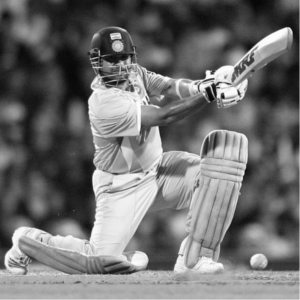
//> input picture src/lab/codes/test.png, 300 x 300 px
$ ./im_fourier 3 test.png out.png out.png 3 3 3   (built with g++ and OpenCV 4)
//> lines starting //> are read from the running program, lines starting //| are printed output that depends on the picture
#include<iostream>
#include<algorithm>
//#include "stdafx.h"
#include <opencv/cxcore.h>
#include<opencv/cv.h>
#include<opencv/highgui.h>

#define PI 3.1428571
#define MAXI 999999999

// Rearrange the quadrants of Fourier image so that the origin is at
// the image center
// src & dst arrays of equal size & type
// [46 lines left out: function cvShiftDFT, not called in this run]

int main(int argc, char ** argv)
{
	if(atoi(argv[1])==1)
	{
		IplImage * im;
		IplImage * im1;
		IplImage * realInput;
		IplImage * imaginaryInput;
		IplImage * complexInput;

		int dft_M, dft_N;
		CvMat* dft_A, tmp;
		IplImage * image_Re;
		IplImage * image_Im;
		IplImage * image_Re2;
		IplImage * image_Im2;
		double m, M;

		im1 = cvLoadImage( argv[2],0 );
		im = cvLoadImage( argv[2], CV_LOAD_IMAGE_GRAYSCALE );
		if( !im )
			return -1;

		realInput = cvCreateImage( cvGetSize(im), IPL_DEPTH_64F, 1);
		imaginaryInput = cvCreateImage( cvGetSize(im), IPL_DEPTH_64F, 1);
		complexInput = cvCreateImage( cvGetSize(im), IPL_DEPTH_64F, 2);

		cvScale(im, realInput, 1.0, 0.0);
		cvZero(imaginaryInput);
		cvMerge(realInput, imaginaryInput, NULL, NULL, complexInput);

		dft_M = cvGetOptimalDFTSize( im->height - 1 );
		dft_N = cvGetOptimalDFTSize( im->width - 1 );

		dft_A = cvCreateMat( dft_M, dft_N, CV_64FC2 );
		image_Re = cvCreateImage( cvSize(dft_N, dft_M), IPL_DEPTH_64F, 1);
		image_Im = cvCreateImage( cvSize(dft_N, dft_M), IPL_DEPTH_64F, 1);
		image_Re2 = cvCreateImage( cvSize(dft_N, dft_M), IPL_DEPTH_64F, 1);
		image_Im2 = cvCreateImage( cvSize(dft_N, dft_M), IPL_DEPTH_64F, 1);

		// copy A to dft_A and pad dft_A with zeros
		cvGetSubRect( dft_A, &tmp, cvRect(0,0, im->width, im->height));
		cvCopy( complexInput, &tmp, NULL );
		if( dft_A->cols > im->width )
		{
			cvGetSubRect( dft_A, &tmp, cvRect(im->width,0, dft_A->cols -
						im->width, im->height));
			cvZero( &tmp );
		}


		cvDFT( dft_A, dft_A, CV_DXT_FORWARD, complexInput->height );

		// Split Fourier in real and imaginary parts
		cvSplit( dft_A, image_Re, image_Im, 0, 0 );
		cvCopyImage(image_Re,image_Re2);
		cvCopyImage(image_Im,image_Im2);

		// Compute the magnitude of the spectrum Mag = sqrt(Re^2 + Im^2)
		cvPow( image_Re, image_Re, 2.0);
		cvPow( image_Im, image_Im, 2.0);
		cvAdd( image_Re, image_Im, image_Re, NULL);
		cvPow( image_Re, image_Re, 0.5 );

		// compute the phase of the spectrum Phase = atan(Re/Im)
		int r=cvGetSize(image_Re).height;
		int c=cvGetSize(image_Re).width;
		CvScalar s1,s2;
		for (int i=0;i<r;i++)
		{
			for (int j=0;j<c;j++)
			{
				s1=cvGet2D(image_Re2,i,j);
				s2=cvGet2D(image_Im2,i,j);
				s1.val[0]=atan((s2.val[0]/s1.val[0]));
				cvSet2D(image_Re2,i,j,s1);
			}
		}

		// Compute log(1 + Mag)
		cvAddS( image_Re, cvScalarAll(1.0), image_Re, NULL ); // 1 + Mag
		cvLog( image_Re, image_Re ); // log(1 + Mag)

		// Rearrange the quadrants of Fourier image so that the origin is at
		// the image center
		cvShiftDFT( image_Re, image_Re );

		cvMinMaxLoc(image_Re, &m, &M, NULL, NULL, NULL);
		cvScale(image_Re, image_Re, 1.0/(M-m), 1.0*(-m)/(M-m));

		IplImage *image_Re1 = cvCreateImage( cvGetSize(image_Re), IPL_DEPTH_8U, 1);
		CvPoint minLoc, maxLoc;
		double minVal = 0, maxVal = 0;
		cvMinMaxLoc(image_Re, &minVal, &maxVal, &minLoc, &maxLoc, 0);
		cvCvtScaleAbs(image_Re,image_Re1,255.0*(maxVal-minVal),0);
		cvSaveImage(argv[3],image_Re1);
		//cvNamedWindow("magnitude",0);
		//cvShowImage("magnitude",image_Re1);

		cvMinMaxLoc(image_Re2, &m, &M, NULL, NULL, NULL);
		cvScale(image_Re2, image_Re2, 1.0/(M-m), 1.0*(-m)/(M-m));

		minVal = 0, maxVal = 0;
		cvMinMaxLoc(image_Re2, &minVal, &maxVal, &minLoc, &maxLoc, 0);
		cvCvtScaleAbs(image_Re2,image_Re1,255.0*(maxVal-minVal),0);
		cvSaveImage(argv[4],image_Re1);
		//cvNamedWindow("phase",0);
		//cvShowImage("phase",image_Re1);

		//FOR INVERSE*******
		cvDFT( dft_A, dft_A, CV_DXT_INVERSE_SCALE, dft_N);//complexInput->height );
		cvScale(dft_A,dft_A,0.001);

		// Split Fourier in real and imaginary parts
		cvSplit( dft_A, image_Re, image_Im, 0, 0 );

		// Compute the magnitude of the spectrum Mag = sqrt(Re^2 + Im^2)
		cvPow( image_Re, image_Re, 2.0);
		cvPow( image_Im, image_Im, 2.0);
		cvAdd( image_Re, image_Im, image_Re, NULL);
		cvPow( image_Re, image_Re, 0.5 );

		// Compute log(1 + Mag)
		cvAddS( image_Re, cvScalarAll(1.0), image_Re, NULL ); // 1 + Mag
		cvLog( image_Re, image_Re ); // log(1 + Mag)

		cvMinMaxLoc(image_Re, &m, &M, NULL, NULL, NULL);
		cvScale(image_Re, image_Re, 1.0/(M-m), 1.0*(-m)/(M-m));
		minVal = 0; maxVal = 0;
		cvMinMaxLoc(image_Re, &minVal, &maxVal, &minLoc, &maxLoc, 0);
		cvCvtScaleAbs(image_Re,image_Re1,255.0*(maxVal-minVal),0);
		//cvNamedWindow("inverse",0);
		//cvShowImage("inverse",image_Re1);
		//cvWaitKey(-1);

		cvReleaseImage(&image_Re);
		cvReleaseImage(&image_Re1);
		cvReleaseImage(&image_Im);
		cvReleaseImage(&im);
		cvReleaseImage(&im1);
		cvReleaseImage(&realInput);
		cvReleaseImage(&imaginaryInput);
		cvReleaseImage(&complexInput);
		cvReleaseMat(&dft_A);
	}
	else if(atoi(argv[1])==2)
	{
		IplImage * magImage = cvLoadImage(argv[2],0);
		IplImage * phaseImage = cvLoadImage(argv[3],0);
		IplImage * realInput = cvCreateImage( cvGetSize(magImage), IPL_DEPTH_64F, 1);
		IplImage * imaginaryInput = cvCreateImage( cvGetSize(magImage), IPL_DEPTH_64F, 1);
		IplImage * complexInput = cvCreateImage( cvGetSize(magImage), IPL_DEPTH_64F, 2);
		IplImage * realInput2 = cvCreateImage( cvGetSize(phaseImage), IPL_DEPTH_64F, 1);
		IplImage * imaginaryInput2 = cvCreateImage( cvGetSize(phaseImage), IPL_DEPTH_64F, 1);
		IplImage * complexInput2 = cvCreateImage( cvGetSize(phaseImage), IPL_DEPTH_64F, 2);

		cvScale(magImage, realInput, 1.0, 0.0);
		cvZero(imaginaryInput);
		cvMerge(realInput, imaginaryInput, NULL, NULL, complexInput);
		int dft_M = cvGetOptimalDFTSize( (magImage->height > phaseImage->height?magImage->height:phaseImage->height) - 1 );
		int dft_N = cvGetOptimalDFTSize( (magImage->width > phaseImage->width?magImage->width:phaseImage->width) - 1 );
		CvMat* dft_A, tmp;
		dft_A = cvCreateMat( dft_M, dft_N, CV_64FC2 );
		cvGetSubRect( dft_A, &tmp, cvRect(0,0, magImage->width, magImage->height));
		cvCopy( complexInput, &tmp, NULL );
		if( dft_A->cols > magImage->width )
		{
			cvGetSubRect( dft_A, &tmp, cvRect(magImage->width,0, dft_A->cols -
						magImage->width, magImage->height));
			cvZero( &tmp );
		}
		cvDFT( dft_A, dft_A, CV_DXT_FORWARD, complexInput->height );
		IplImage * re = cvCreateImage( cvSize(dft_N,dft_M), IPL_DEPTH_64F, 1);
		IplImage * im = cvCreateImage( cvSize(dft_N,dft_M), IPL_DEPTH_64F, 1);
		IplImage * mag = cvCreateImage( cvSize(dft_N,dft_M), IPL_DEPTH_64F, 1);
		cvSplit( dft_A, re, im, 0, 0 );
		cvPow( re, re, 2.0);
		cvPow( im, im, 2.0);
		cvAdd( re, im, mag, NULL);
		cvPow( mag, mag, 0.5 );

		cvScale(phaseImage, realInput2, 1.0, 0.0);
		cvZero(imaginaryInput2);
		cvMerge(realInput2, imaginaryInput2, NULL, NULL, complexInput2);
		//int dft_M2 = cvGetOptimalDFTSize( phaseImage->height - 1 );
		//int dft_N2 = cvGetOptimalDFTSize( phaseImage->width - 1 );
		CvMat* dft_A2, tmp2;
		dft_A2 = cvCreateMat( dft_M, dft_N, CV_64FC2 );
		cvGetSubRect( dft_A2, &tmp2, cvRect(0,0, phaseImage->width, phaseImage->height));
		cvCopy( complexInput2, &tmp2, NULL );
		if( dft_A2->cols > phaseImage->width )
		{
			cvGetSubRect( dft_A2, &tmp2, cvRect(phaseImage->width,0, dft_A2->cols -
						phaseImage->width, phaseImage->height));
			cvZero( &tmp2 );
		}
		cvDFT( dft_A2, dft_A2, CV_DXT_FORWARD, complexInput2->height );
		cvSplit( dft_A2, re, im, 0, 0 );


		IplImage *realOutput = cvCreateImage(cvSize(dft_N,dft_M),IPL_DEPTH_64F,1);
		IplImage *imagOutput = cvCreateImage(cvSize(dft_N,dft_M),IPL_DEPTH_64F,1);
		IplImage *complexOutput = cvCreateImage(cvSize(dft_N,dft_M),IPL_DEPTH_64F,2);
		int r=cvGetSize(mag).height;
		int c=cvGetSize(mag).width;
		CvScalar s1,s2,s3,s4;
		for (int i=0;i<r;i++)
		{
			for (int j=0;j<c;j++)
			{
				s1=cvGet2D(mag,i,j);
				s2=cvGet2D(re,i,j);
				s3=cvGet2D(im,i,j);
				s4.val[0]=(s1.val[0]*s2.val[0])/(sqrt((s2.val[0]*s2.val[0]) + (s3.val[0]*s3.val[0])));
				cvSet2D(realOutput,i,j,s4);
				s4.val[0]=(s1.val[0]*s3.val[0])/(sqrt((s2.val[0]*s2.val[0]) + (s3.val[0]*s3.val[0])));
				cvSet2D(imagOutput,i,j,s4);
			}
		}
		cvMerge(realOutput, imagOutput, NULL, NULL, dft_A);
		cvDFT( dft_A, dft_A, CV_DXT_INVERSE_SCALE, dft_N);//complexInput->height );
		cvScale(dft_A,dft_A,0.001);
		cvSplit( dft_A, realOutput, imagOutput, 0, 0 );
		cvPow( realOutput, realOutput, 2.0);
		cvPow( imagOutput, imagOutput, 2.0);
		cvAdd( realOutput, imagOutput, realOutput, NULL);
		cvPow( realOutput, realOutput, 0.5 );
		cvAddS( realOutput, cvScalarAll(1.0), realOutput, NULL ); // 1 + Mag
		cvLog( realOutput, realOutput ); // log(1 + Mag)
		double m,M;
		cvMinMaxLoc(realOutput, &m, &M, NULL, NULL, NULL);
		cvScale(realOutput, realOutput, 1.0/(M-m), 1.0*(-m)/(M-m));
		IplImage * Output = cvCreateImage(cvGetSize(realOutput),IPL_DEPTH_8U,1);
		CvPoint minLoc, maxLoc;
		double minVal = 0; double maxVal = 0;
		cvMinMaxLoc(realOutput, &minVal, &maxVal, &minLoc, &maxLoc, 0);
		cvCvtScaleAbs(realOutput,Output,255.0*(maxVal-minVal),0);
		cvSaveImage(argv[4],Output);
		//cvNamedWindow("impofphase",0);
		//cvShowImage("impofphase",Output);
		//cvWaitKey(-1);


		cvReleaseImage(&re);
		cvReleaseImage(&im);
		cvReleaseImage(&mag);
		cvReleaseImage(&magImage);
		cvReleaseImage(&phaseImage);
		cvReleaseImage(&realInput);
		cvReleaseImage(&imaginaryInput);
		cvReleaseImage(&complexInput);
		cvReleaseImage(&realOutput);
		cvReleaseImage(&imagOutput);
		cvReleaseImage(&complexOutput);
		cvReleaseImage(&Output);
		cvReleaseMat(&dft_A);
	}
	else if(atoi(argv[1])==3)
	{
		IplImage * im = cvLoadImage(argv[2],0);
//> im is the input picture: 300 rows x 300 cols, CV_8UC1; min 6, max 253, mean 112.4
		IplImage * realInput = cvCreateImage( cvGetSize(im), IPL_DEPTH_64F, 1);
		IplImage * imaginaryInput = cvCreateImage( cvGetSize(im), IPL_DEPTH_64F, 1);
		IplImage * complexInput = cvCreateImage( cvGetSize(im), IPL_DEPTH_64F, 2);
		CvMat* dft_A, tmp;
		int theta = atoi(argv[4]);
//> theta = 0
		int rad = atoi(argv[5]);
//> rad = 3
		int deltheta = atoi(argv[6]);
//> deltheta = 3
		int delrad = atoi(argv[7]);
//> delrad = 3
		double angle1 = theta-(deltheta/2);
//> angle1 = -1
		double angle2 = theta+(deltheta/2);
//> angle2 = 1
		double angle3 = 180+theta-(deltheta/2);
//> angle3 = 179
		double angle4 = 180+theta+(deltheta/2);
//> angle4 = 181
		double val1 = atan((angle1==90||angle1==270||angle1==-90||angle1==-270)?MAXI:tan(PI/180*angle1));
//> val1 = -0.0175
		double val2 = atan((angle1==90||angle1==270||angle1==-90||angle1==-270)?MAXI:tan(PI/180*angle2));
//> val2 = 0.0175
		double val3 = atan((angle1==90||angle1==270||angle1==-90||angle1==-270)?MAXI:tan(PI/180*angle3));
//> val3 = -0.0162
		double val4 = atan((angle1==90||angle1==270||angle1==-90||angle1==-270)?MAXI:tan(PI/180*angle4));
//> val4 = 0.0187

		int dft_M, dft_N;
		cvScale(im, realInput, 1.0, 0.0);
		cvZero(imaginaryInput);
		cvMerge(realInput, imaginaryInput, NULL, NULL, complexInput);
		dft_M = cvGetOptimalDFTSize( im->height - 1 );
//> dft_M = 300
		dft_N = cvGetOptimalDFTSize( im->width - 1 );
//> dft_N = 300
		dft_A = cvCreateMat( dft_M, dft_N, CV_64FC2 );
		cvGetSubRect( dft_A, &tmp, cvRect(0,0, im->width, im->height));
		cvCopy( complexInput, &tmp, NULL );
		if( dft_A->cols > im->width )
		{
			cvGetSubRect( dft_A, &tmp, cvRect(im->width,0, dft_A->cols -
						im->width, im->height));
			cvZero( &tmp );
		}
		cvDFT( dft_A, dft_A, CV_DXT_FORWARD, complexInput->height );
		IplImage * re = cvCreateImage(cvSize(dft_N,dft_M),IPL_DEPTH_64F,1);
		IplImage * imag = cvCreateImage(cvSize(dft_N,dft_M),IPL_DEPTH_64F,1);
		cvSplit(dft_A,re,imag,0,0);

		int r = cvGetSize(imag).height;
//> r = 300
		int c = cvGetSize(imag).width;
//> c = 300
		double dist,row,col,val;
		CvScalar s;
		for (int i=0;i<r;i++)
		{
			for (int j=0;j<c;j++)
			{
				dist = sqrt(pow((i - r/2),2) + pow((j - c/2),2));
				if ((dist<=rad) && ((rad-delrad)<=dist))
				{
					if (deltheta==180)
					{
						s.val[0]=0.0;
						cvSet2D(imag,i,j,s);
						cvSet2D(re,i,j,s);
					}
					else
					{
						row=i-r/2;
						col=j-c/2;
						if (col==0)
							val=atan(MAXI);
						else
							val=atan(-row/col);
						if ((val1>=val2 && (val>=val1||val<=val2)) || (val3>=val4 && (val>=val3||val<=val4)))
						{
							s.val[0]=0.0;
							cvSet2D(imag,i,j,s);
							cvSet2D(re,i,j,s);
						}
						else if ((val>=val1 && val<=val2) || (val>=val3 && val<=val4))
						{
							s.val[0]=0.0;
							cvSet2D(imag,i,j,s);
							cvSet2D(re,i,j,s);
						}
					}
				}
			}
		}
//> this loop made 300 passes
//> dist on passes 1 to 3: 211.4, 210.7, 210
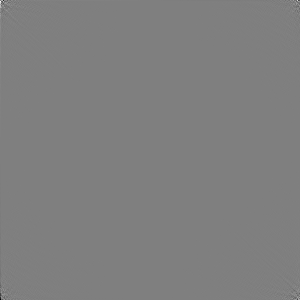
//> imag: 300 rows x 300 cols, CV_64FC1; min -1186518.7, max 1186518.7, mean 0; drawn with min black and max white
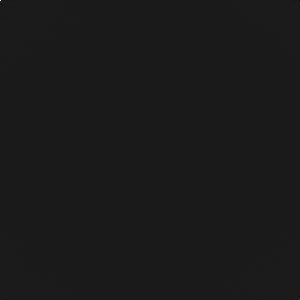
//> re: 300 rows x 300 cols, CV_64FC1; min -1187278.9, max 10112193, mean 113; drawn with min black and max white
//> after the loop, dist = 210.7; row = 3; col = 0; val = 1.57

		// [4 lines of commented-out code are left out]

		cvMerge(re,imag,NULL,NULL,dft_A);
		cvDFT( dft_A, dft_A, CV_DXT_INVERSE_SCALE, dft_N);
		cvScale(dft_A,dft_A,0.001);
		cvSplit(dft_A,re,imag,0,0);
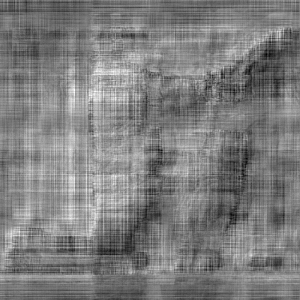
//> imag: 300 rows x 300 cols, CV_64FC1; min -4.81e-16, max 4.95e-16, mean -5.61e-34; drawn with min black and max white
		cvPow(re,re,2);
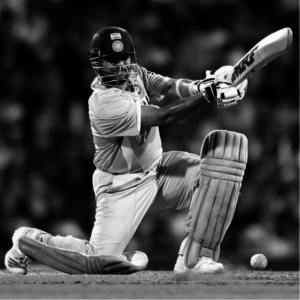
//> re: 300 rows x 300 cols, CV_64FC1; min 3.6e-05, max 0.064, mean 0.0168; drawn with min black and max white
		cvPow(imag,imag,2);
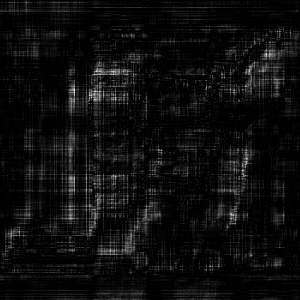
//> imag: 300 rows x 300 cols, CV_64FC1; min 1.98e-43, max 2.45e-31, mean 1.33e-32; drawn with min black and max white
		cvAdd(re,imag,re,NULL);
		cvPow(re,re,0.5);
		cvAddS( re, cvScalarAll(1.0), re, NULL ); // 1 + Mag
		cvLog( re, re); // log(1 + Mag)
		double m,M;
		cvMinMaxLoc(re, &m, &M, NULL, NULL, NULL);
//> m = 0.00598; M = 0.226
		cvScale(re, re, 1.0/(M-m), 1.0*(-m)/(M-m));
		IplImage * Output = cvCreateImage(cvGetSize(re),IPL_DEPTH_8U,1);
		CvPoint minLoc, maxLoc;
		double minVal = 0; double maxVal = 0;
		cvMinMaxLoc(re, &minVal, &maxVal, &minLoc, &maxLoc, 0);
//> minVal = -3.47e-18; maxVal = 1; minLoc = Point(72, 76); maxLoc = Point(276, 36)
		cvCvtScaleAbs(re,Output,255.0*(maxVal-minVal),0);
		cvSaveImage(argv[3],Output);

		//cvNamedWindow("advfourier",0);
		//cvShowImage("advfourier",Output);

		//cvWaitKey(-1);

		cvReleaseImage(&im);
		cvReleaseImage(&realInput);
		cvReleaseImage(&imaginaryInput);
		cvReleaseImage(&complexInput);
		cvReleaseImage(&re);
		cvReleaseImage(&imag);
		cvReleaseMat(&dft_A);
		cvReleaseImage(&Output);
	}

	return 0;
}
